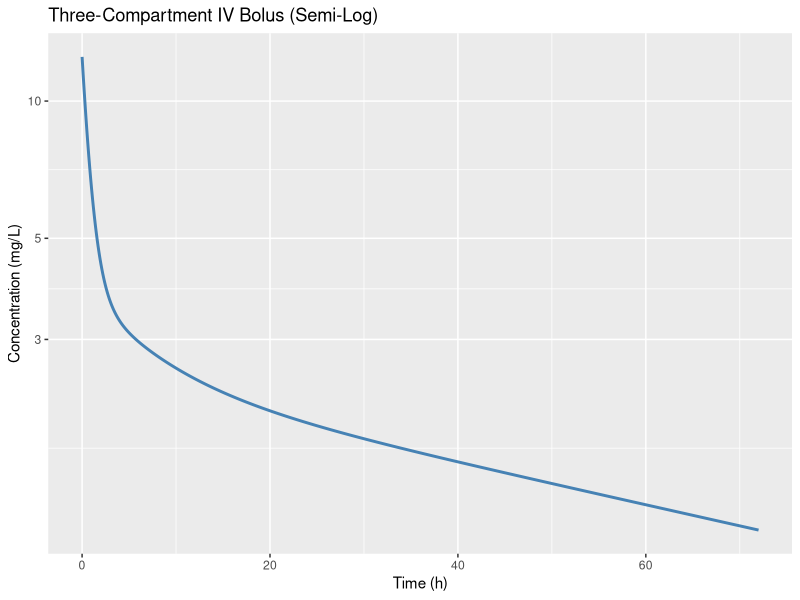
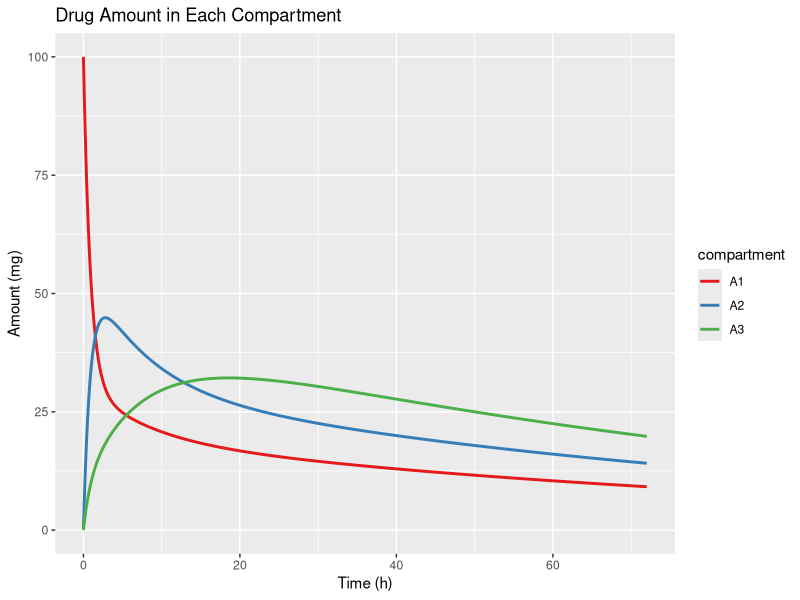
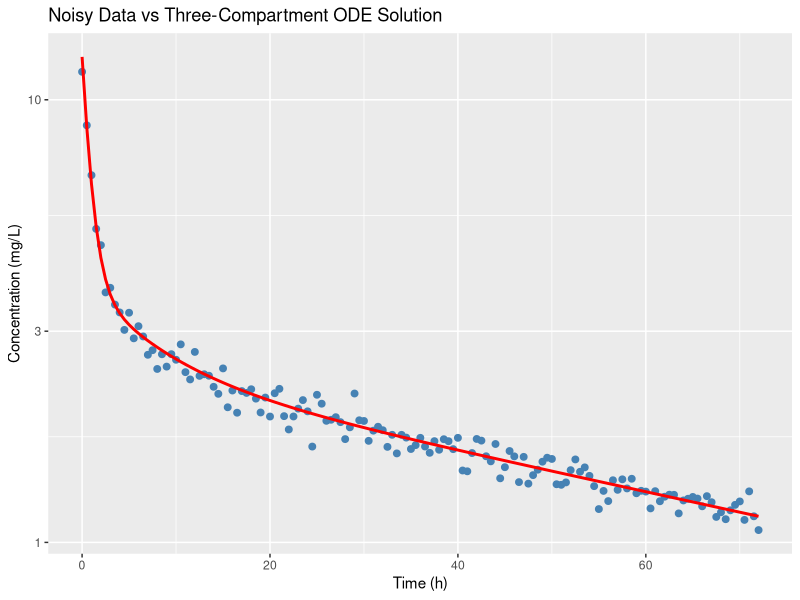

These charts were generated, in order, by the following R code:
# Three-Compartment Pharmacokinetic Models
# Extracted executable R code from 16-three-compartment-models.qmd
# Generated by scripts/extract_code.R — do not edit by hand.
# Regenerate: Rscript scripts/extract_code.R   (book repo)
#             Rscript scripts/extract_code.R --standalone   (bundle)
# Working directory: run from the repository root (data/ paths are relative).

# ----------------------------------------------------------------------
# Section: R Implementation
# ----------------------------------------------------------------------
library(ggplot2)
library(deSolve)
library(dplyr)
library(tidyr)

set.seed(20260731)

# --- Microconstants ---
k10 <- 0.05
k12 <- 0.60
k21 <- 0.40
k13 <- 0.15
k31 <- 0.08
V1  <- 8
D   <- 100

# --- ODE system ---
threecomp_ode <- function(t, state, parms) {
  with(as.list(c(state, parms)), {
    dA1 <- -(k10 + k12 + k13) * A1 + k21 * A2 + k31 * A3
    dA2 <- k12 * A1 - k21 * A2
    dA3 <- k13 * A1 - k31 * A3
    list(c(dA1, dA2, dA3))
  })
}

parms <- c(k10 = k10, k12 = k12, k21 = k21, k13 = k13, k31 = k31)
time <- seq(0, 72, 0.1)
out <- ode(y = c(A1 = D, A2 = 0, A3 = 0), times = time,
           func = threecomp_ode, parms = parms)

df <- data.frame(
  time = out[, "time"],
  conc = out[, "A1"] / V1,
  A1 = out[, "A1"],
  A2 = out[, "A2"],
  A3 = out[, "A3"]
)

Vss <- V1 * (1 + k12 / k21 + k13 / k31)
CL  <- k10 * V1

cat("V1:", V1, "L\n")
cat("Vss:", round(Vss, 1), "L\n")
cat("CL:", round(CL, 2), "L/h\n")

# ----------------------------------------------------------------------
# Section: Triexponential concentration profile
# ----------------------------------------------------------------------
ggplot(df, aes(time, conc)) +
  geom_line(linewidth = 1, color = "steelblue") +
  scale_y_log10() +
  labs(x = "Time (h)", y = "Concentration (mg/L)",
       title = "Three-Compartment IV Bolus (Semi-Log)")

# ----------------------------------------------------------------------
# Section: Compartment amounts over time
# ----------------------------------------------------------------------
df_long <- df %>%
  select(time, A1, A2, A3) %>%
  tidyr::pivot_longer(-time, names_to = "compartment", values_to = "amount")

ggplot(df_long, aes(time, amount, color = compartment)) +
  geom_line(linewidth = 1) +
  labs(x = "Time (h)", y = "Amount (mg)",
       title = "Drug Amount in Each Compartment") +
  scale_color_brewer(palette = "Set1")

# ----------------------------------------------------------------------
# Section: NLS fit of triexponential
# ----------------------------------------------------------------------
conc_true <- df$conc
conc_obs <- conc_true * exp(rnorm(nrow(df), 0, 0.06))
idx <- seq(1, nrow(df), by = 5)
obs_df <- data.frame(time = df$time[idx], conc = conc_obs[idx], pred = conc_true[idx])

ggplot(obs_df, aes(time, conc)) +
  geom_point(size = 2, color = "steelblue") +
  geom_line(aes(y = pred), linewidth = 1, color = "red") +
  scale_y_log10() +
  labs(x = "Time (h)", y = "Concentration (mg/L)",
       title = "Noisy Data vs Three-Compartment ODE Solution")

# ----------------------------------------------------------------------
# Section: Two vs three compartment comparison
# ----------------------------------------------------------------------
# Compare one- vs three-compartment descriptions via residual sum of squares
# One-compartment: monoexponential with rate CL/Vss (simplest single-rate summary)
k_app <- CL / Vss
pred1 <- (D / Vss) * exp(-k_app * obs_df$time)
pred3 <- obs_df$pred

rss1 <- sum((obs_df$conc - pred1)^2)
rss3 <- sum((obs_df$conc - pred3)^2)
n <- nrow(obs_df)
AIC1 <- n * log(rss1 / n) + 2 * 2
AIC3 <- n * log(rss3 / n) + 2 * 6

cat("\nAIC (1-comp approx):", round(AIC1, 1), "\n")
cat("AIC (3-comp ODE):", round(AIC3, 1), "\n")
cat("Delta AIC:", round(AIC1 - AIC3, 1), "\n")
